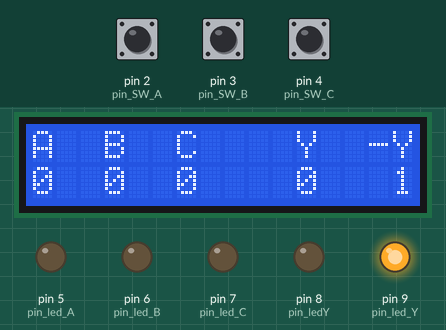
Recording of a sketch running on a simulated Arduino Uno, built with avr-gcc and run on an emulated ATmega328P. Shown: 16×2 character LCD, output pins drawn as LEDs (lit = HIGH). Inputs (shaded band) come from the test bench; at power-on: pin 2 (pin_SW_A) HIGH, pin 3 (pin_SW_B) HIGH, pin 4 (pin_SW_C) HIGH.

Above: at 1.2 s.
1.3 s: pin 2 (pin_SW_A) pulled LOW for 0.4 s
At 1.8 s:
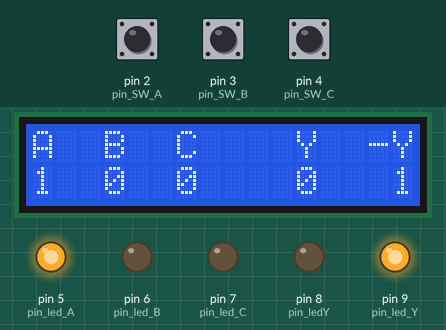
3.5 s: pin 3 (pin_SW_B) pulled LOW for 0.4 s
At 3.79 s:
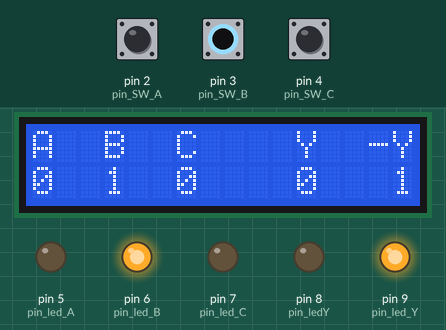
5.4 s: pin 4 (pin_SW_C) pulled LOW for 0.4 s
At 5.72 s:
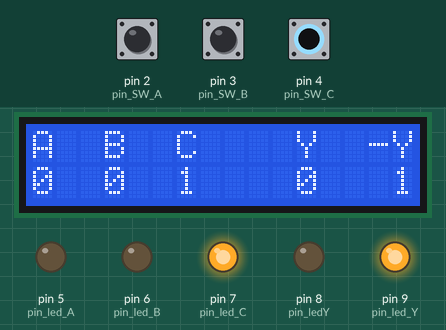
7.3 s: pin 4 (pin_SW_C) pulled LOW for 3.2 s
At 11.9 s:
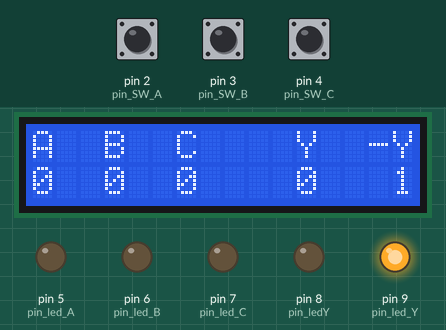
12.2 s: pin 2 (pin_SW_A) pulled LOW for 3.2 s
At 12.6 s:
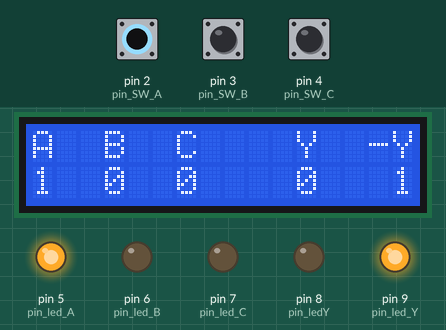
17.0 s: pin 2 (pin_SW_A) driven LOW and pin 3 (pin_SW_B) driven LOW
At 17.6 s:
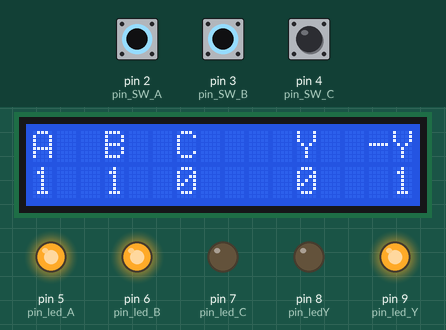
Timing chart, 0 to 19.6 s (numbered marks = the images above; inputs shaded):
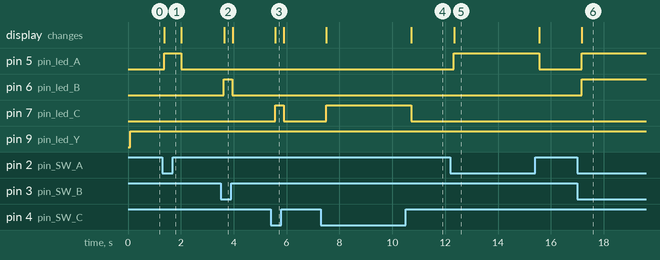

Measured:
- after the input at 1.3 s, pin 5 (pin_led_A): LOW → HIGH after 0.07 s, → LOW 0.64 s later; the display: changes after 0.08 s (image 1)
- after the input at 3.5 s, pin 6 (pin_led_B): LOW → HIGH after 0.13 s, → LOW 0.32 s later; the display: changes after 0.13 s (image 2)
- after the input at 5.4 s, pin 7 (pin_led_C): LOW → HIGH after 0.16 s, → LOW 0.32 s later; the display: changes after 0.17 s (image 3)
- after the input at 7.3 s, pin 7 (pin_led_C): LOW → HIGH after 0.20 s, → LOW 3.2 s later; the display: first changes after 0.20 s (image 4 shows a later state)
- after the input at 12.2 s, pin 5 (pin_led_A): LOW → HIGH after 0.13 s, → LOW 3.2 s later; the display: changes after 0.14 s (image 5)
- after the input at 17.0 s, pin 5 (pin_led_A), pin 6 (pin_led_B): LOW → HIGH after 0.17 s; the display: changes after 0.17 s (image 6)

The sketch:

LV05_ZAD04.ino
```cpp
#include <Wire.h>
#include <LiquidCrystal_I2C.h>

LiquidCrystal_I2C lcd(0x27, 16, 2);  // ili 0x3F

int pin_SW_A = 2;
int pin_SW_B = 3;
int pin_SW_C = 4;

int pin_ledY = 8;
int pin_led_Y = 9;

int pin_led_A = 5;
int pin_led_B = 6;
int pin_led_C = 7;

int button_A, button_B, button_C;

void setup() {
  lcd.begin();
  lcd.backlight();

  pinMode(pin_SW_A, INPUT_PULLUP);
  pinMode(pin_SW_B, INPUT_PULLUP);
  pinMode(pin_SW_C, INPUT_PULLUP);

  pinMode(pin_led_A, OUTPUT);
  pinMode(pin_led_B, OUTPUT);
  pinMode(pin_led_C, OUTPUT);

  pinMode(pin_ledY, OUTPUT);
  pinMode(pin_led_Y, OUTPUT);
}

void loop() {
  button_A = digitalRead(pin_SW_A);
  button_B = digitalRead(pin_SW_B);
  button_C = digitalRead(pin_SW_C);

  lcd.clear();
  lcd.setCursor(0, 0);
  lcd.print("A");
  lcd.setCursor(3, 0);
  lcd.print("B");
  lcd.setCursor(6, 0);
  lcd.print("C");
  lcd.setCursor(11, 0);
  lcd.print("Y");
  lcd.setCursor(14, 0);
  lcd.print("-Y");

  lcd.setCursor(0, 1);
  lcd.print(!button_A);
  lcd.setCursor(3, 1);
  lcd.print(!button_B);
  lcd.setCursor(6, 1);
  lcd.print(!button_C);

  if(button_A == 0){
    digitalWrite(pin_led_A, HIGH);
  }
  else{
    digitalWrite(pin_led_A, LOW);
  }

  if(button_B == 0){
    digitalWrite(pin_led_B, HIGH);
  }
  else{
    digitalWrite(pin_led_B, LOW);
  }

  if(button_C == 0){
    digitalWrite(pin_led_C, HIGH);
  }
  else{
    digitalWrite(pin_led_C, LOW);
  }


  if(button_A==0 && button_B==0 && button_C==0){
    lcd.setCursor(11, 1);
    lcd.print("1");
    lcd.setCursor(15, 1);
    lcd.print("0");

    digitalWrite(pin_ledY, HIGH);
    digitalWrite(pin_led_Y, LOW);
  }
  else{
    lcd.setCursor(11, 1);
    lcd.print("0");
    lcd.setCursor(15, 1);
    lcd.print("1");

    digitalWrite(pin_ledY, LOW);
    digitalWrite(pin_led_Y, HIGH);
  }
  delay(300);
}
```
